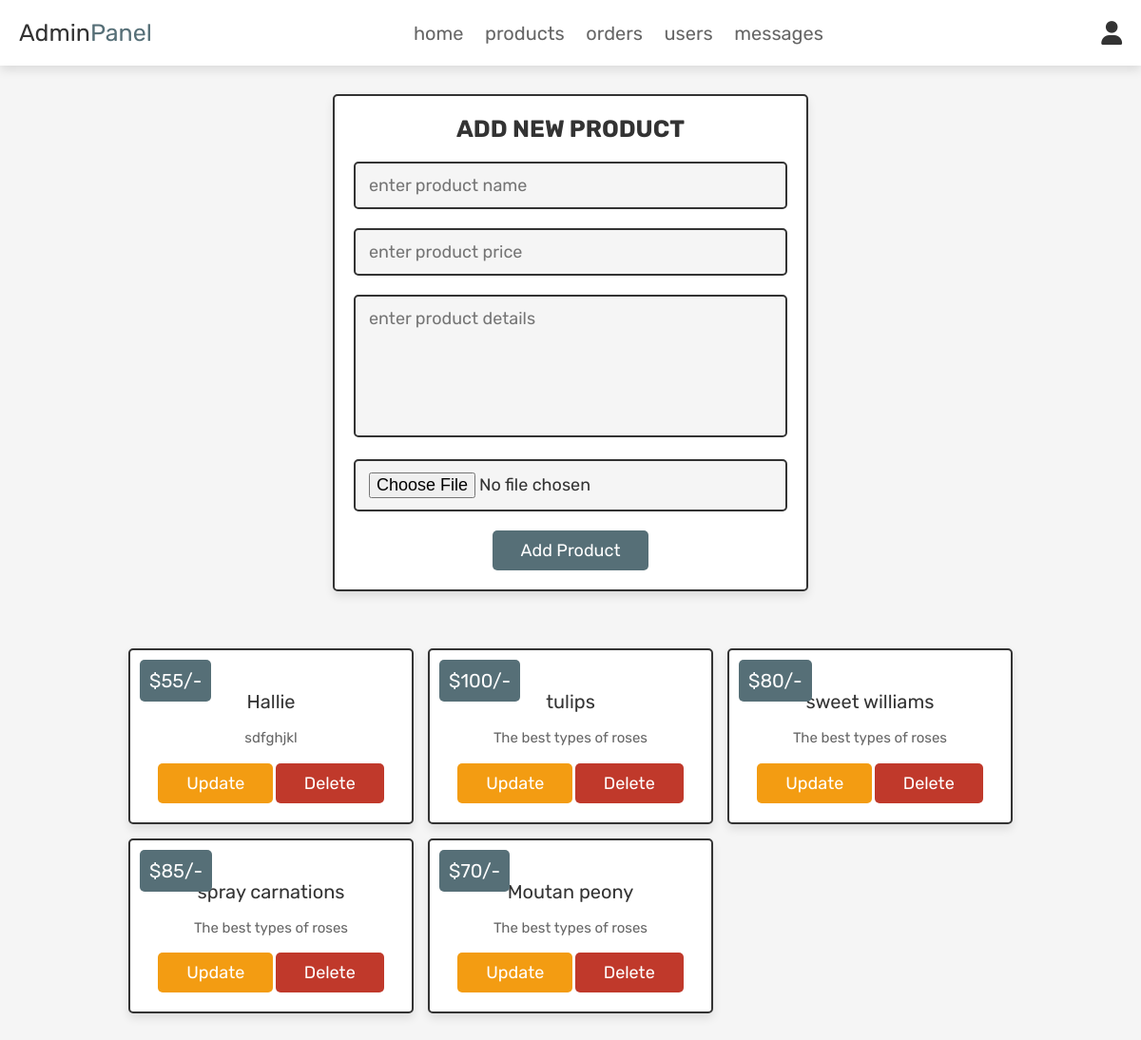
The page /admin_products.php (signed in) on the database its author committed.
### tables this page shows
CREATE TABLE `products` (
  `id` int(100) NOT NULL,
  `name` varchar(100) NOT NULL,
  `details` varchar(500) NOT NULL,
  `price` int(100) NOT NULL,
  `image` varchar(100) NOT NULL
);

### admin_products.php (the view, shortened to what this page needs)
<?php
@include 'config.php';
?>
<!DOCTYPE html>
<html lang="en">
<head>
   <link rel="stylesheet" href="https://cdnjs.cloudflare.com/ajax/libs/font-awesome/6.0.0/css/all.min.css">
   <link rel="stylesheet" href="css/admin_style.css">
</head>
<body>
<?php @include 'admin_header.php'; ?>
<section class="add-products">
   <form action="" method="POST" enctype="multipart/form-data">
      <h3>add new product</h3>
      <input type="text" class="box" required placeholder="enter product name" name="name">
      <input type="number" min="0" class="box" required placeholder="enter product price" name="price">
      <textarea name="details" class="box" required placeholder="enter product details" cols="30" rows="10"></textarea>
      <input type="file" accept="image/jpg, image/jpeg, image/png" required class="box" name="image">
      <input type="submit" value="add product" name="add_product" class="btn">
   </form>
</section>
<section class="show-products">
   <div class="box-container">
      <?php
         $select_products = mysqli_query($conn, "SELECT * FROM `products`") or die('query failed');
         if(mysqli_num_rows($select_products) > 0){
            while($fetch_products = mysqli_fetch_assoc($select_products)){
      ?>
      <div class="box">
         <div class="price">$<?php echo $fetch_products['price']; ?>/-</div>
         <div class="name"><?php echo $fetch_products['name']; ?></div>
         <div class="details"><?php echo $fetch_products['details']; ?></div>
         <a href="admin_update_product.php?update=<?php echo $fetch_products['id']; ?>" class="option-btn">update</a>
         <a href="admin_products.php?delete=<?php echo $fetch_products['id']; ?>" class="delete-btn" onclick="return confirm('delete this product?');">delete</a>
      </div>
      <?php
         }
      }else{
         echo '<p class="empty">no products added yet!</p>';
      }
      ?>
   </div>
</section>
</body>
</html>

### admin_header.php (shortened to what this page needs)
<header class="header">
   <div class="flex">
      <a href="admin_page.php" class="logo">Admin<span>Panel</span></a>
      <nav class="navbar">
         <a href="admin_page.php">home</a>
         <a href="admin_products.php">products</a>
         <a href="admin_orders.php">orders</a>
         <a href="admin_users.php">users</a>
         <a href="admin_contacts.php">messages</a>
      </nav>
      <div class="icons">
         <div id="user-btn" class="fas fa-user"></div>
      </div>
   </div>
</header>

### admin_style.css (style rules this page uses)
:root { --pink: #566F77; --red: #c0392b; --orange: #f39c12; --black: #333; --white: #fff; --light-color: #666; --light-white: #ccc; --light-bg: #f5f5f5; --border: .2rem solid var(--black); --box-shadow: 0 .5rem 1rem rgba(0, 0, 0, .1); }
* { font-family: 'Rubik', sans-serif; margin: 0; padding: 0; box-sizing: border-box; outline: none; border: none; text-decoration: none; transition: all .2s linear; }
html { font-size: 62.5%; overflow-x: hidden; scroll-behavior: smooth; scroll-padding-top: 6.5rem; }
body { background: var(--light-bg); }
section { padding: 3rem 2rem; }
.btn, .delete-btn, .option-btn { display: inline-block; border-radius: .5rem; margin-top: 1rem; font-size: 1.8rem; color: var(--white); cursor: pointer; padding: 1rem 3rem; text-transform: capitalize; }
.btn { background-color: var(--pink); }
.delete-btn { background-color: var(--red); }
.option-btn { background-color: var(--orange); }
.header { position: sticky; top: 0; left: 0; right: 0; z-index: 1000; background-color: var(--white); box-shadow: var(--box-shadow); }
.header .flex { display: flex; align-items: center; justify-content: space-between; padding: 2rem; max-width: 1200px; margin: 0 auto; position: relative; }
.header .flex .icons div { font-size: 2.5rem; margin-left: 1.7rem; cursor: pointer; color: var(--black); }
.header .flex .navbar a { margin: 0 1rem; font-size: 2rem; color: var(--light-color); }
.header .flex .logo { font-size: 2.5rem; color: var(--black); }
.header .flex .logo span { color: var(--pink); }
.add-products form { max-width: 50rem; border-radius: .5rem; background-color: var(--white); border: var(--border); padding: 2rem; text-align: center; margin: 0 auto; box-shadow: var(--box-shadow); }
.add-products form h3 { font-size: 2.5rem; text-transform: uppercase; color: var(--black); margin-bottom: 1rem; }
.add-products form .box { width: 100%; margin: 1rem 0; font-size: 1.8rem; color: var(--black); border-radius: .5rem; background-color: var(--light-bg); padding: 1.2rem 1.4rem; border: var(--border); }
.add-products form textarea { height: 15rem; resize: none; }
.show-products .box-container { display: grid; grid-template-columns: repeat(auto-fit, 30rem); gap: 1.5rem; align-items: flex-start; max-width: 1200px; margin: 0 auto; justify-content: center; }
.show-products .box-container .box { text-align: center; padding: 2rem; border: var(--border); background-color: var(--white); box-shadow: var(--box-shadow); border-radius: .5rem; position: relative; }
.show-products .box-container .box .price { background-color: var(--pink); position: absolute; top: 1rem; left: 1rem; border-radius: .5rem; color: var(--white); padding: 1rem; font-size: 2rem; }
.show-products .box-container .box .name { margin: 1rem 0; font-size: 2rem; color: var(--black); }
.show-products .box-container .box .details { line-height: 1.5; color: var(--light-color); font-size: 1.5rem; padding: .5rem 0; }

### rows shown on the page
products: price "55", name "Hallie", details "sdfghjkl"
products: price "100", name "tulips", details "The best types of roses"
products: price "80", name "sweet williams", details "The best types of roses"
products: price "85", name "spray carnations", details "The best types of roses"
products: price "70", name "Moutan peony", details "The best types of roses"
